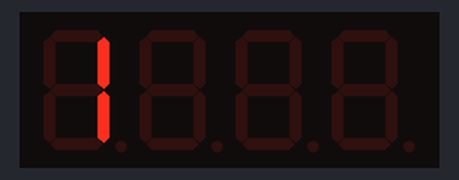
A program run on a simulated ESP32. Parts: 4-digit seven-segment display. Wiring (from diagram.json): 4-digit 7-segment display, segments lit when LOW: segments GPIO 23, GPIO 22, GPIO 21, GPIO 19, GPIO 18, GPIO 5, GPIO 17; digit selects GPIO 27, GPIO 26, GPIO 25, GPIO 33. The segment pins are drawn as the display they are named for.

Above: at 0.2 s.
At 9.1 s:
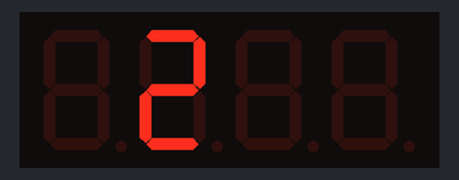
At 19.1 s:
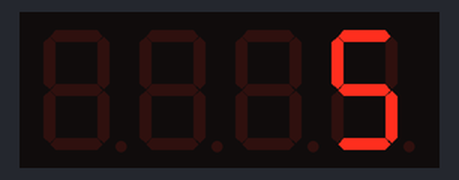
At 38.1 s:
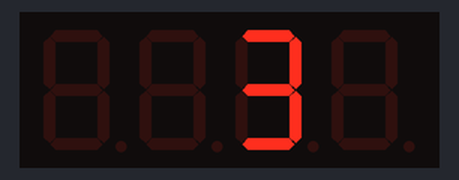

Measured:
- what the display in image 0 shows lasts 0.9 s, from 0.2 s to 1.1 s
- what the display in image 1 shows lasts 0.9 s, from 9.1 s to 10.0 s

The program:

main.cpp
```cpp
#include <Arduino.h>

#define segA 23
#define segB 22
#define segC 21
#define segD 19
#define segE 18
#define segF 5
#define segG 17

#define anod1 27
#define anod2 26
#define anod3 25
#define anod4 33

//Variables Globales
int contador = 1235;

const byte tabla[]={
 0b11000000, // 0 - ABCDEF (0), G (1)
  0b11111001, // 1 - BC (0)
  0b10100100, // 2 - ABGED (0)
  0b10110000, // 3 - ABGCD (0)
  0b10011001, // 4 - FBGC (0)
  0b10010010, // 5 - AFGCD (0)
  0b10000010, // 6 - AFGECD (0)
  0b11111000, // 7 - ABC (0)
  0b10000000, // 8 - Todos (0)
  0b10010000, // 9 - ABFGCD (0)
};

// Prototipos de funciones
void mostrarNumero(int numero);
void encenderDisplay(int numDisplay);
void apagarDisplays();
void mostrarDigito(int digito);

void setup() {
  pinMode(segA,OUTPUT);
  pinMode(segB,OUTPUT);
  pinMode(segC,OUTPUT);
  pinMode(segD,OUTPUT);
  pinMode(segE,OUTPUT);
  pinMode(segF,OUTPUT);
  pinMode(segG,OUTPUT);
  pinMode(anod1,OUTPUT);
  pinMode(anod2,OUTPUT);
  pinMode(anod3,OUTPUT);
  pinMode(anod4,OUTPUT);

  apagarDisplays();
}

void loop() {

  // Mostrar el número en los displays
  mostrarNumero(contador);
}

void mostrarNumero(int numero) {
int digitos[4];

// Extraer cada dígito
digitos[3] = numero % 10; //int unidades
digitos[2] = (numero / 10) % 10; //int decenas
digitos[1] = (numero / 100) % 10;//int centenas
digitos[0] = numero / 1000; //int millares

// Mostrar cada dígito en su display correspondiente
for (int i = 0; i < 4; i++) {
  apagarDisplays();
  encenderDisplay(i);
  mostrarDigito(digitos[i]);
  delay(1000); //ojo tiempo presentacion
  }
}

void encenderDisplay(int numDisplay) {
  switch(numDisplay) {
    case 0: digitalWrite(anod1, HIGH); break; // Millares
    case 1: digitalWrite(anod2, HIGH); break; // Centenas
    case 2: digitalWrite(anod3, HIGH); break; // Decenas
    case 3: digitalWrite(anod4, HIGH); break; // Unidades
  }
}

void apagarDisplays() {
  digitalWrite(anod1, LOW);
  digitalWrite(anod2, LOW);
  digitalWrite(anod3, LOW);
  digitalWrite(anod4, LOW);
}

void mostrarDigito(int digito) {

  byte patron = tabla[digito];

  digitalWrite(segA, patron & 0X01);
  digitalWrite(segB, (patron>>1) & 0X01);
  digitalWrite(segC, (patron>>2) & 0X01);
  digitalWrite(segD, (patron>>3) & 0X01);
  digitalWrite(segE, (patron>>4) & 0X01);
  digitalWrite(segF, (patron>>5) & 0X01);
  digitalWrite(segG, (patron>>6) & 0X01);
}
```
